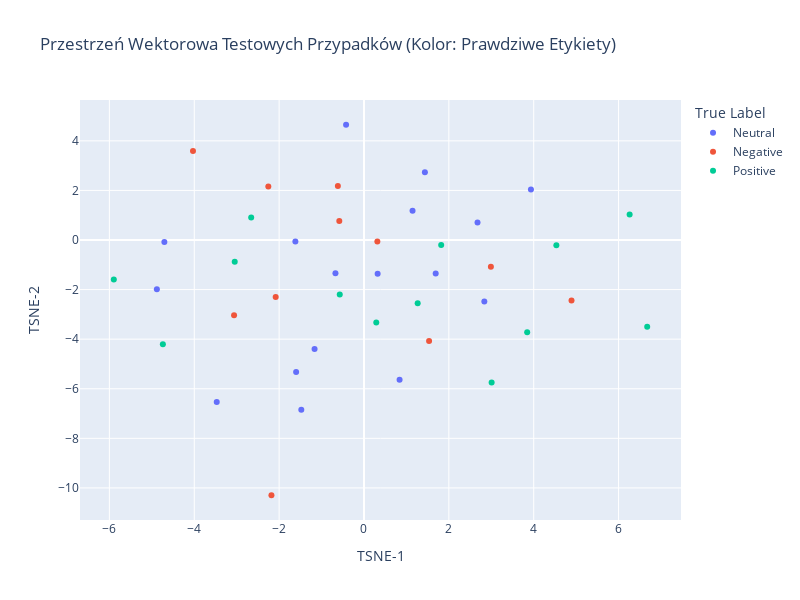
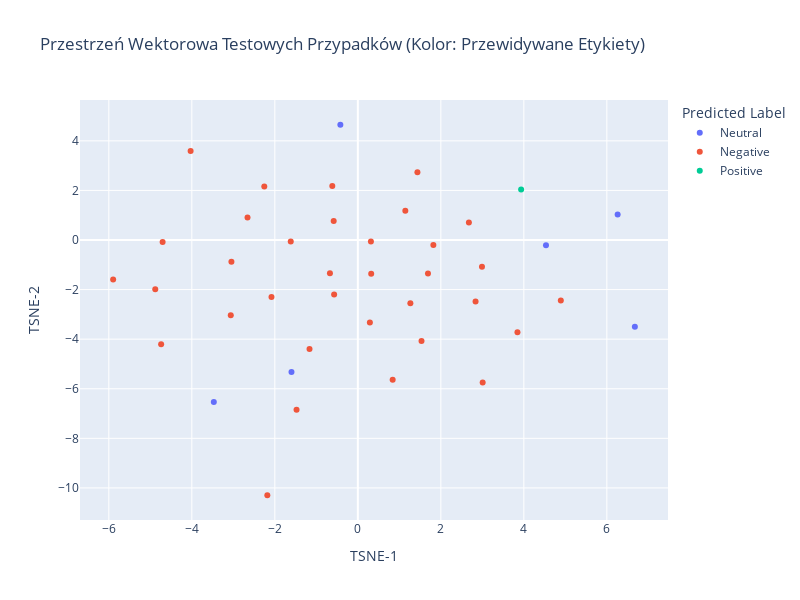
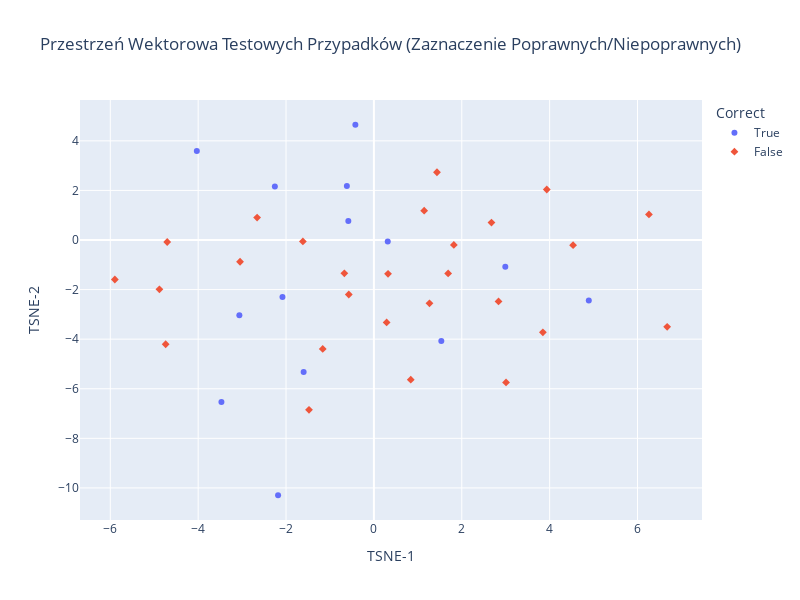

Notebook code cell kept with these figures, in order:
### Code cell
pca = PCA(n_components=40, random_state=42)
embeddings_pca = pca.fit_transform(test_embeddings)

tsne = TSNE(n_components=2, perplexity=30, n_iter=300, random_state=42)
embeddings_tsne = tsne.fit_transform(embeddings_pca)

df_visualization = pd.DataFrame({
    'TSNE-1': embeddings_tsne[:,0],
    'TSNE-2': embeddings_tsne[:,1],
    'True Label': test_labels,
    'Predicted Label': test_predicted_labels
})

fig_true = px.scatter(
    df_visualization,
    x='TSNE-1',
    y='TSNE-2',
    color='True Label',
    hover_data=['True Label', 'Predicted Label'],
    title='Przestrzeń Wektorowa Testowych Przypadków (Kolor: Prawdziwe Etykiety)',
    width=800,
    height=600
)

fig_true.show()

fig_pred = px.scatter(
    df_visualization,
    x='TSNE-1',
    y='TSNE-2',
    color='Predicted Label',
    hover_data=['True Label', 'Predicted Label'],
    title='Przestrzeń Wektorowa Testowych Przypadków (Kolor: Przewidywane Etykiety)',
    width=800,
    height=600
)

fig_pred.show()

df_visualization['Correct'] = df_visualization['True Label'] == df_visualization['Predicted Label']

fig_correct = px.scatter(
    df_visualization,
    x='TSNE-1',
    y='TSNE-2',
    color='Correct',
    symbol='Correct',
    hover_data=['True Label', 'Predicted Label'],
    title='Przestrzeń Wektorowa Testowych Przypadków (Zaznaczenie Poprawnych/Niepoprawnych)',
    width=800,
    height=600
)

fig_correct.show()

### Figure 1 — Plotly figure (JSON) as saved in the notebook; plotly's stock layout.template omitted (floating-point values rounded to 4 significant figures)
{"data": [{"customdata": [["Neutral", "Neutral"], ["Neutral", "Negative"], ["Neutral", "Negative"], ["Neutral", "Negative"], ["Neutral", "Negative"], ["Neutral", "Negative"], ["Neutral", "Neutral"], ["Neutral", "Negative"], ["Neutral", "Negative"], ["Neutral", "Negative"], ["Neutral", "Positive"], ["Neutral", "Negative"], ["Neutral", "Negative"], ["Neutral", "Negative"], ["Neutral", "Negative"], ["Neutral", "Neutral"], ["Neutral", "Negative"]], "hovertemplate": "True Label=%{customdata[0]}<br>TSNE-1=%{x}<br>TSNE-2=%{y}<br>Predicted Label=%{customdata[1]}<extra></extra>", "legendgroup": "Neutral", "marker": {"color": "#636efa", "symbol": "circle"}, "mode": "markers", "name": "Neutral", "orientation": "v", "showlegend": true, "type": "scatter", "x": [-1.599, 1.144, -4.882, -4.705, 0.839, 2.837, -3.47, -1.617, 2.676, -1.477, 3.935, 1.436, 1.69, -1.164, -0.6724, -0.4216, 0.3219], "xaxis": "x", "y": [-5.323, 1.182, -1.987, -0.07916, -5.633, -2.478, -6.538, -0.05763, 0.7033, -6.848, 2.037, 2.734, -1.348, -4.393, -1.343, 4.65, -1.366], "yaxis": "y"}, {"customdata": [["Negative", "Negative"], ["Negative", "Negative"], ["Negative", "Negative"], ["Negative", "Negative"], ["Negative", "Negative"], ["Negative", "Negative"], ["Negative", "Negative"], ["Negative", "Negative"], ["Negative", "Negative"], ["Negative", "Negative"], ["Negative", "Negative"]], "hovertemplate": "True Label=%{customdata[0]}<br>TSNE-1=%{x}<br>TSNE-2=%{y}<br>Predicted Label=%{customdata[1]}<extra></extra>", "legendgroup": "Negative", "marker": {"color": "#EF553B", "symbol": "circle"}, "mode": "markers", "name": "Negative", "orientation": "v", "showlegend": true, "type": "scatter", "x": [1.534, -4.03, -2.081, -2.254, -0.582, -3.062, -0.6155, -2.181, 0.3151, 2.991, 4.891], "xaxis": "x", "y": [-4.074, 3.594, -2.303, 2.157, 0.7707, -3.032, 2.177, -10.3, -0.06127, -1.078, -2.437], "yaxis": "y"}, {"customdata": [["Positive", "Negative"], ["Positive", "Neutral"], ["Positive", "Negative"], ["Positive", "Neutral"], ["Positive", "Negative"], ["Positive", "Negative"], ["Positive", "Negative"], ["Positive", "Negative"], ["Positive", "Negative"], ["Positive", "Neutral"], ["Positive", "Negative"], ["Positive", "Negative"], ["Positive", "Negative"]], "hovertemplate": "True Label=%{customdata[0]}<br>TSNE-1=%{x}<br>TSNE-2=%{y}<br>Predicted Label=%{customdata[1]}<extra></extra>", "legendgroup": "Positive", "marker": {"color": "#00cc96", "symbol": "circle"}, "mode": "markers", "name": "Positive", "orientation": "v", "showlegend": true, "type": "scatter", "x": [-4.74, 6.675, 1.265, 4.534, -5.896, -3.046, -0.5714, 1.82, 0.2898, 6.26, 3.008, 3.846, -2.658], "xaxis": "x", "y": [-4.205, -3.504, -2.554, -0.2072, -1.592, -0.8771, -2.199, -0.1969, -3.325, 1.032, -5.746, -3.722, 0.9066], "yaxis": "y"}], "layout": {"height": 600, "legend": {"title": {"text": "True Label"}, "tracegroupgap": 0}, "title": {"text": "Przestrzeń Wektorowa Testowych Przypadków (Kolor: Prawdziwe Etykiety)"}, "width": 800, "xaxis": {"anchor": "y", "domain": [0, 1], "title": {"text": "TSNE-1"}}, "yaxis": {"anchor": "x", "domain": [0, 1], "title": {"text": "TSNE-2"}}}}

### Figure 2 — Plotly figure (JSON) as saved in the notebook; plotly's stock layout.template omitted (floating-point values rounded to 4 significant figures)
{"data": [{"customdata": [["Neutral", "Neutral"], ["Positive", "Neutral"], ["Positive", "Neutral"], ["Neutral", "Neutral"], ["Positive", "Neutral"], ["Neutral", "Neutral"]], "hovertemplate": "Predicted Label=%{customdata[1]}<br>TSNE-1=%{x}<br>TSNE-2=%{y}<br>True Label=%{customdata[0]}<extra></extra>", "legendgroup": "Neutral", "marker": {"color": "#636efa", "symbol": "circle"}, "mode": "markers", "name": "Neutral", "orientation": "v", "showlegend": true, "type": "scatter", "x": [-1.599, 6.675, 4.534, -3.47, 6.26, -0.4216], "xaxis": "x", "y": [-5.323, -3.504, -0.2072, -6.538, 1.032, 4.65], "yaxis": "y"}, {"customdata": [["Negative", "Negative"], ["Negative", "Negative"], ["Positive", "Negative"], ["Neutral", "Negative"], ["Neutral", "Negative"], ["Neutral", "Negative"], ["Positive", "Negative"], ["Negative", "Negative"], ["Negative", "Negative"], ["Positive", "Negative"], ["Neutral", "Negative"], ["Positive", "Negative"], ["Positive", "Negative"], ["Negative", "Negative"], ["Positive", "Negative"], ["Neutral", "Negative"], ["Neutral", "Negative"], ["Negative", "Negative"], ["Positive", "Negative"], ["Neutral", "Negative"], ["Negative", "Negative"], ["Negative", "Negative"], ["Neutral", "Negative"], ["Neutral", "Negative"], ["Neutral", "Negative"], ["Negative", "Negative"], ["Negative", "Negative"], ["Negative", "Negative"], ["Neutral", "Negative"], ["Neutral", "Negative"], ["Positive", "Negative"], ["Positive", "Negative"], ["Positive", "Negative"], ["Neutral", "Negative"]], "hovertemplate": "Predicted Label=%{customdata[1]}<br>TSNE-1=%{x}<br>TSNE-2=%{y}<br>True Label=%{customdata[0]}<extra></extra>", "legendgroup": "Negative", "marker": {"color": "#EF553B", "symbol": "circle"}, "mode": "markers", "name": "Negative", "orientation": "v", "showlegend": true, "type": "scatter", "x": [1.534, -4.03, -4.74, 1.144, -4.882, -4.705, 1.265, -2.081, -2.254, -5.896, 0.839, -3.046, -0.5714, -0.582, 1.82, 2.837, -1.617, -3.062, 0.2898, 2.676, -0.6155, -2.181, -1.477, 1.436, 1.69, 0.3151, 2.991, 4.891, -1.164, -0.6724, 3.008, 3.846, -2.658, 0.3219], "xaxis": "x", "y": [-4.074, 3.594, -4.205, 1.182, -1.987, -0.07916, -2.554, -2.303, 2.157, -1.592, -5.633, -0.8771, -2.199, 0.7707, -0.1969, -2.478, -0.05763, -3.032, -3.325, 0.7033, 2.177, -10.3, -6.848, 2.734, -1.348, -0.06127, -1.078, -2.437, -4.393, -1.343, -5.746, -3.722, 0.9066, -1.366], "yaxis": "y"}, {"customdata": [["Neutral", "Positive"]], "hovertemplate": "Predicted Label=%{customdata[1]}<br>TSNE-1=%{x}<br>TSNE-2=%{y}<br>True Label=%{customdata[0]}<extra></extra>", "legendgroup": "Positive", "marker": {"color": "#00cc96", "symbol": "circle"}, "mode": "markers", "name": "Positive", "orientation": "v", "showlegend": true, "type": "scatter", "x": [3.935], "xaxis": "x", "y": [2.037], "yaxis": "y"}], "layout": {"height": 600, "legend": {"title": {"text": "Predicted Label"}, "tracegroupgap": 0}, "title": {"text": "Przestrzeń Wektorowa Testowych Przypadków (Kolor: Przewidywane Etykiety)"}, "width": 800, "xaxis": {"anchor": "y", "domain": [0, 1], "title": {"text": "TSNE-1"}}, "yaxis": {"anchor": "x", "domain": [0, 1], "title": {"text": "TSNE-2"}}}}

### Figure 3 — Plotly figure (JSON) as saved in the notebook; plotly's stock layout.template omitted (floating-point values rounded to 4 significant figures)
{"data": [{"customdata": [["Neutral", "Neutral"], ["Negative", "Negative"], ["Negative", "Negative"], ["Negative", "Negative"], ["Negative", "Negative"], ["Negative", "Negative"], ["Neutral", "Neutral"], ["Negative", "Negative"], ["Negative", "Negative"], ["Negative", "Negative"], ["Negative", "Negative"], ["Negative", "Negative"], ["Negative", "Negative"], ["Neutral", "Neutral"]], "hovertemplate": "Correct=True<br>TSNE-1=%{x}<br>TSNE-2=%{y}<br>True Label=%{customdata[0]}<br>Predicted Label=%{customdata[1]}<extra></extra>", "legendgroup": "True", "marker": {"color": "#636efa", "symbol": "circle"}, "mode": "markers", "name": "True", "orientation": "v", "showlegend": true, "type": "scatter", "x": [-1.599, 1.534, -4.03, -2.081, -2.254, -0.582, -3.47, -3.062, -0.6155, -2.181, 0.3151, 2.991, 4.891, -0.4216], "xaxis": "x", "y": [-5.323, -4.074, 3.594, -2.303, 2.157, 0.7707, -6.538, -3.032, 2.177, -10.3, -0.06127, -1.078, -2.437, 4.65], "yaxis": "y"}, {"customdata": [["Positive", "Negative"], ["Neutral", "Negative"], ["Neutral", "Negative"], ["Neutral", "Negative"], ["Positive", "Neutral"], ["Positive", "Negative"], ["Positive", "Neutral"], ["Positive", "Negative"], ["Neutral", "Negative"], ["Positive", "Negative"], ["Positive", "Negative"], ["Positive", "Negative"], ["Neutral", "Negative"], ["Neutral", "Negative"], ["Positive", "Negative"], ["Neutral", "Negative"], ["Neutral", "Negative"], ["Neutral", "Positive"], ["Neutral", "Negative"], ["Neutral", "Negative"], ["Neutral", "Negative"], ["Positive", "Neutral"], ["Neutral", "Negative"], ["Positive", "Negative"], ["Positive", "Negative"], ["Positive", "Negative"], ["Neutral", "Negative"]], "hovertemplate": "Correct=False<br>TSNE-1=%{x}<br>TSNE-2=%{y}<br>True Label=%{customdata[0]}<br>Predicted Label=%{customdata[1]}<extra></extra>", "legendgroup": "False", "marker": {"color": "#EF553B", "symbol": "diamond"}, "mode": "markers", "name": "False", "orientation": "v", "showlegend": true, "type": "scatter", "x": [-4.74, 1.144, -4.882, -4.705, 6.675, 1.265, 4.534, -5.896, 0.839, -3.046, -0.5714, 1.82, 2.837, -1.617, 0.2898, 2.676, -1.477, 3.935, 1.436, 1.69, -1.164, 6.26, -0.6724, 3.008, 3.846, -2.658, 0.3219], "xaxis": "x", "y": [-4.205, 1.182, -1.987, -0.07916, -3.504, -2.554, -0.2072, -1.592, -5.633, -0.8771, -2.199, -0.1969, -2.478, -0.05763, -3.325, 0.7033, -6.848, 2.037, 2.734, -1.348, -4.393, 1.032, -1.343, -5.746, -3.722, 0.9066, -1.366], "yaxis": "y"}], "layout": {"height": 600, "legend": {"title": {"text": "Correct"}, "tracegroupgap": 0}, "title": {"text": "Przestrzeń Wektorowa Testowych Przypadków (Zaznaczenie Poprawnych/Niepoprawnych)"}, "width": 800, "xaxis": {"anchor": "y", "domain": [0, 1], "title": {"text": "TSNE-1"}}, "yaxis": {"anchor": "x", "domain": [0, 1], "title": {"text": "TSNE-2"}}}}
